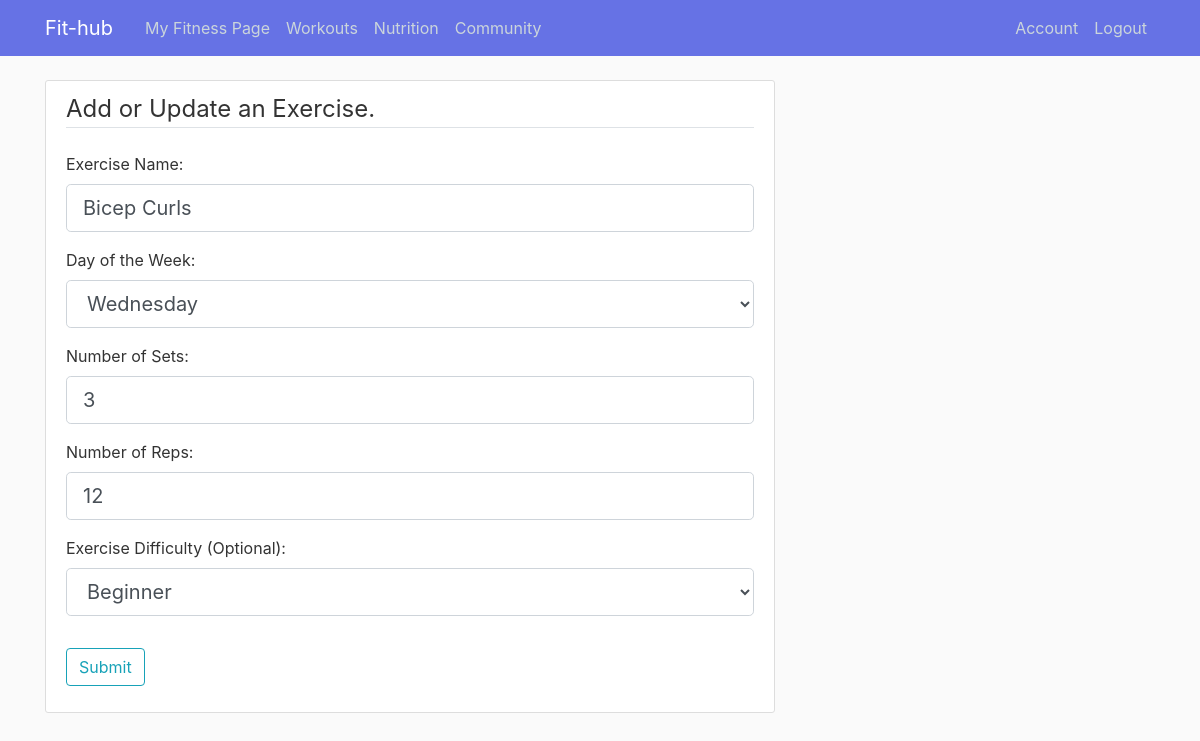
The page /workouts/Wednesday/1/edit-exercise1 (signed in) on the database its author committed.
### main/models.py (models this page shows, shortened)
class Exercise(db.Model):
    id = db.Column(db.Integer, unique = True, nullable = False, primary_key = True)
    name = db.Column(db.String, unique = False, nullable = False)
    day = db.Column(db.String, unique = False, nullable = False)
    workout = db.Column(db.String, unique = False, nullable = False)
    num_sets = db.Column(db.Integer, unique = False, nullable = False)
    num_reps = db.Column(db.Integer, unique = False, nullable = False)
    difficulty = db.Column(db.String, unique = False, nullable = False, default = "None Given")
    user_id = db.Column(db.Integer, db.ForeignKey('user.id'), nullable = False)

### main/routes.py (the view)
@app.route("/workouts/<day>/<exercise_id>/edit-exercise1", methods = ['GET', 'POST'])
@login_required
def edit_exercise1(day, exercise_id):
    exercise = Exercise.query.filter(Exercise.user_id == current_user.id, Exercise.id == exercise_id).first()
    form = AddExerciseForm()
    if form.validate_on_submit():
        if form.difficulty.data == None:
            difficulty = "None Given"
        else:
            difficulty = form.difficulty.data
        exercise.name = form.name.data
        exercise.day = form.day.data
        exercise.num_sets = form.num_sets.data
        exercise.num_reps = form.num_reps.data
        exercise.difficulty = difficulty
        db.session.commit()
        return redirect(url_for('workouts'))
    elif request.method == 'GET':
        form.name.data = exercise.name
        form.day.data = day
        form.num_sets.data = exercise.num_sets
        form.num_reps.data = exercise.num_reps
        form.difficulty.data = exercise.difficulty
    return render_template('new-exercise.html', title = "Add Exercise", form = form)

### main/forms.py
class AddExerciseForm(FlaskForm):
    name = StringField("Exercise Name:", validators = [DataRequired()])
    day = SelectField(u'Day of the Week:', choices=[('Monday', 'Monday'), ('Tuesday', 'Tuesday'), ('Wednesday', 'Wednesday'),
        ('Thursday', 'Thursday'), ('Friday', 'Friday'), ('Saturday', 'Saturday'), ('Sunday', 'Sunday')],
        validators = [DataRequired()])
    num_sets = IntegerField("Number of Sets:", validators = [DataRequired(), NumberRange(min = 0)])
    num_reps = IntegerField("Number of Reps:", validators = [DataRequired(), NumberRange(min = 0)])
    difficulty = SelectField(u'Exercise Difficulty (Optional):', choices=[('Novice', 'Novice'), ('Beginner', 'Beginner'), ('Intermediate', 'Intermediate'),
        ('Adanced', 'Advanced'), ('Expert', 'Expert')])
    submit = SubmitField("Submit")

### main/models.py (called while the page is built)
@login_manager.user_loader
def load_user(user_id):
    return User.query.get(int(user_id))

### main/templates/new-exercise.html (shortened to what this page needs)
{% extends "layout2.html" %}
{% block content %}
    <div class = "content-section">
        <form method = "POST" action = "">
            <fieldset class = "form-group">
                <legend class = "border-bottom mb-4">Add or Update an Exercise.</legend>
                <div class="form-group">
                    {{ form.name.label(class="form-control-label") }}
                    {% if form.name.errors %}
                        {{ form.name(class="form-control form-control-lg is-invalid") }}
                        <div class="invalid-feedback">
                            {% for error in form.name.errors %}
                                <span>{{ error }}</span>
                            {% endfor %}
                        </div>
                    {% else %}
                        {{ form.name(class="form-control form-control-lg") }}
                    {% endif %}
                </div>
                <div class="form-group">
                    {{ form.day.label(class="form-control-label") }}
                    {% if form.day.errors %}
                        {{ form.day(class="form-control form-control-lg is-invalid") }}
                        <div class="invalid-feedback">
                            {% for error in form.day.errors %}
                                <span>{{ error }}</span>
                            {% endfor %}
                        </div>
                    {% else %}
                        {{ form.day(class="form-control form-control-lg") }}
                    {% endif %}
                </div>
                <div class="form-group">
                    {{ form.num_sets.label(class="form-control-label") }}
                    {% if form.num_sets.errors %}
                        {{ form.num_sets(class="form-control form-control-lg is-invalid") }}
                        <div class="invalid-feedback">
                            {% for error in form.num_sets.errors %}
                                <span>{{ error }}</span>
                            {% endfor %}
                        </div>
                    {% else %}
                        {{ form.num_sets(class="form-control form-control-lg") }}
                    {% endif %}
                </div>
                <div class="form-group">
                    {{ form.num_reps.label(class="form-control-label") }}
                    {% if form.num_reps.errors %}
                        {{ form.num_reps(class="form-control form-control-lg is-invalid") }}
                        <div class="invalid-feedback">
                            {% for error in form.num_reps.errors %}
                                <span>{{ error }}</span>
                            {% endfor %}
                        </div>
                    {% else %}
                        {{ form.num_reps(class="form-control form-control-lg") }}
                    {% endif %}
                </div>
                <div class="form-group">
                    {{ form.difficulty.label(class="form-control-label") }}
                    {% if form.difficulty.errors %}
                        {{ form.difficulty(class="form-control form-control-lg is-invalid") }}
                        <div class="invalid-feedback">
                            {% for error in form.difficulty.errors %}
                                <span>{{ error }}</span>
                            {% endfor %}
                        </div>
                    {% else %}
                        {{ form.difficulty(class="form-control form-control-lg") }}
                    {% endif %}
                </div>
            </fieldset>
            <div class = "form-group">
                {{ form.submit(class = "btn btn-outline-info")}}
            </div>
        </form>
    </div>
{% endblock content %}

### main/static/main.css (style rules this page uses)
body { background: #fafafa; color: #333333; margin-top: 5rem; list-style: none; }
.content-section { background: #ffffff; padding: 10px 20px; border: 1px solid #dddddd; border-radius: 3px; margin-bottom: 20px; }

### rows shown on the page
Exercise: name "Bicep Curls", day "Wednesday", num_sets "3", num_reps "12", difficulty "Beginner"
